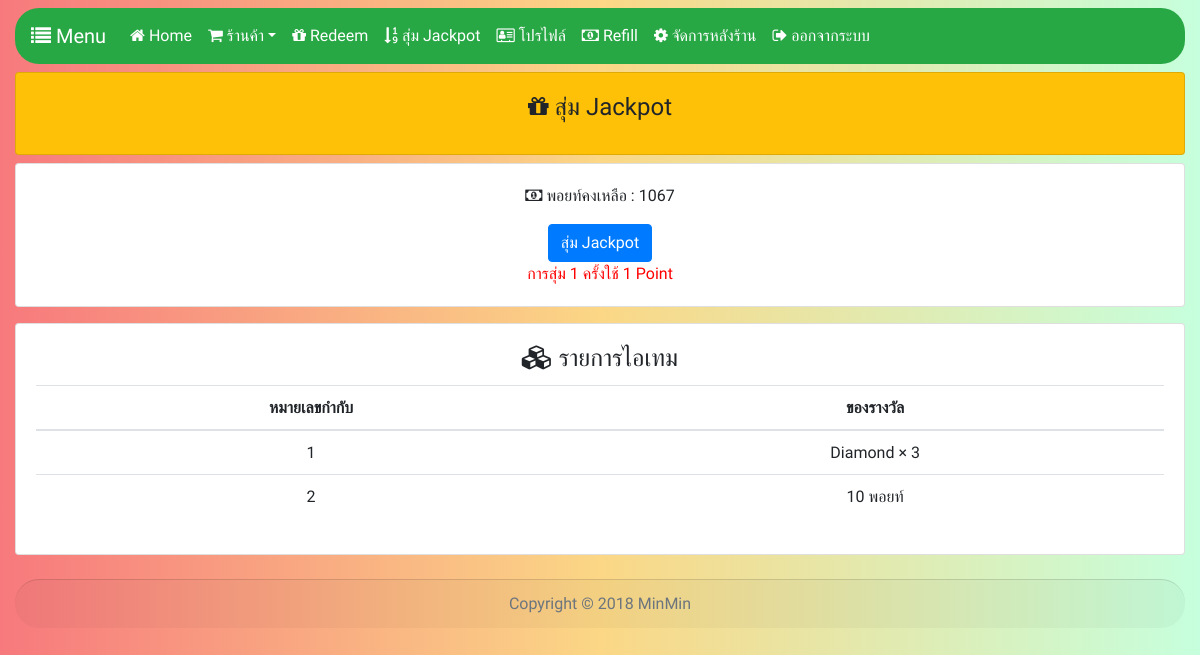
Page /?page=jackpot&server=Survival (signed in) on the earlier database version.
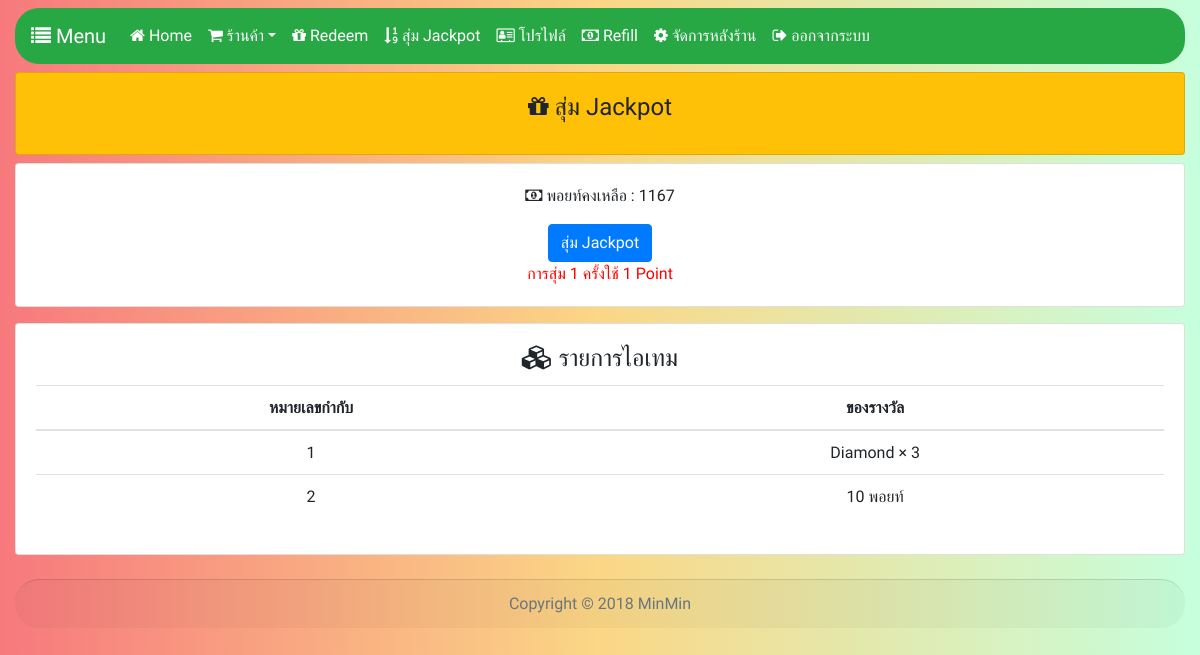
Same page on the later database version.
### tables this page shows
CREATE TABLE `user` (
  `uid` int(10) NOT NULL,
  `username` varchar(255) NOT NULL,
  `password` varchar(255) NOT NULL,
  `point` int(255) NOT NULL,
  `credits` int(11) NOT NULL,
  `avatar` varchar(255) NOT NULL,
  `rank` varchar(255) NOT NULL,
  `admin` varchar(255) NOT NULL DEFAULT 'false'
);

CREATE TABLE `jackpot` (
  `id` int(11) NOT NULL,
  `number` varchar(255) NOT NULL,
  `name` varchar(255) NOT NULL,
  `point` varchar(255) NOT NULL,
  `command` varchar(255) NOT NULL,
  `keynum` varchar(255) NOT NULL
);

### _sys/_config.php (called while the page is built)
<?php
$_config = array();
$_config['db_host'] = 'localhost';
$_config['db_database'] = 'webshop';
$_config['db_user'] = 'root';
$_config['db_password'] = '';
$_config['mc_host'] = '35.200.181.222';
$_config['mc_port'] = '25565';
$_config['mc_password'] = 'abcdefghj';
$_config['mc_timeout'] = '300';

### _sys/_api.php (called while the page is built, shortened)
<?php
require dirname(__FILE__).'/_func.php';
require dirname(__FILE__).'/_config.php';
$api = (object) array(
    'sql' => new PDO('mysql:host='.$_config['db_host'].'; dbname='.$_config['db_database'].';', $_config['db_user'], $_config['db_password']),
    'user' => new User(),
    'redeem' => new Redeem(),
    'jackpot' => new Jackpot(),
    'shop' => new Shop(),
    'wallet' => new WalletAPI(),
    'status' => json_decode(file_get_contents('https://mcapi-th.cf/mcapi/v1/status/api.php?host='.$_config['mc_host'].'&port='.$_config['mc_port'].'')),
);

### _sys/_func.php (called while the page is built, shortened)
<?php
function query($sql, $array = array())
{
    global $api;
    $q = $api->sql->prepare($sql);
    $q->execute($array);
    return $q;
}

### _page/jackpot.php (the view, shortened to what this page needs)
<!doctype html>
<html lang="en">
  <head>
    <link rel="stylesheet" href="https://maxcdn.bootstrapcdn.com/font-awesome/4.7.0/css/font-awesome.min.css">
    <link rel="stylesheet" href="https://stackpath.bootstrapcdn.com/bootstrap/4.1.3/css/bootstrap.min.css">
  </head>
  <body class="font mx-auto col-md-12 mt-2">
      <?php include('menu.php'); ?>
      <?php if(isset($_GET['server'])){ ?>
      <form action="" method="post">
        <div class="card mt-2 bg-warning">
            <div class="card-body">
                <h4 class="card-title text-center"><i class="fa fa-gift" aria-hidden="true"></i> สุ่ม Jackpot</h4>
            </div>
        </div>
      <div class="card mt-2">
          <div class="card-body">
              <p class="card-text text-center"><i class="fa fa-money" aria-hidden="true"></i> พอยท์คงเหลือ : <?php echo $pdo['point']; ?></p>
              <p class="card-text text-center" style="text-align: center;"><button type="submit" name="Random" class="btn btn-primary"<?php if($pdo['point'] <= 0){ echo 'disabled'; }else{ }?>>สุ่ม Jackpot</button><br class="mt-2"/><font color="red">การสุ่ม 1 ครั้งใช้ 1 Point</font></p>
          </div>
      </div>
</form>
      <div class="card mt-2">
    <div class="card-body">
      <h4 class="card-title text-center"><i class="fa fa-cubes" aria-hidden="true"></i> รายการไอเทม</h4>
      <p class="card-text">
        <table class="table text-center col-md-12">
          <thead>
            <tr>
              <th>หมายเลขกำกับ</th>
              <th>ของรางวัล</th>
            </tr>
          </thead>
          <tbody>
            <?php
                  $query = "SELECT * FROM `jackpot`";
                  if($result = query($query)) {
                  while ($row = $result->fetch()){
                ?>
                <tr>
              <td scope="row"><?php echo $row['number']; ?></td>
              <td><?php echo $row['name']; ?></td>
              </tr>
              <?php }} ?>
          </tbody>
        </table>
      </p>
    </div>
  </div>
                  <?php } ?>
  <?php include('footer.php'); ?>
  </body>
</html>

### index.php (shortened to what this page needs)
<link rel="stylesheet" href="_dist/_css/_core.css">
<link href="https://use.fontawesome.com/releases/v5.1.1/css/all.css"  rel="stylesheet">
<body style="background: #C6FFDD; background: -webkit-linear-gradient(to right, #f7797d, #FBD786, #C6FFDD); background: linear-gradient(to right, #f7797d, #FBD786, #C6FFDD); /* W3C, IE 10+/ Edge, Firefox 16+, Chrome 26+, Opera 12+, Safari 7+ */"></body>
<?php
require dirname(__FILE__).'/_sys/_api.php';
if (isset($_SESSION['username'])) {
    $query_a = "SELECT * FROM `user` WHERE `username` = '".$_SESSION['username']."'";
    $query_b = query($query_a);
    $pdo = $query_b->fetch();
}
if (isset($_GET['page'])) {
    $page = '_page/'.$_GET['page'].'.php';
    if (file_exists($page)) {
        include $page;
    } else {
        rdr('?page=index');
    }
}
?>

### _page/menu.php (shortened to what this page needs)
<nav class="navbar navbar-expand-lg navbar-dark bg-success font">
    <a class="navbar-brand color" href="#"><i class="fa fa-list" aria-hidden="true"></i> Menu</a>
    <div class="collapse navbar-collapse " id="collapsibleNavId">
        <ul class="navbar-nav mr-auto mt-2 mt-lg-0">
            <li class="nav-item active color">
                <a class="nav-link color" href="?page=index"><i class="fa fa-home" aria-hidden="true"></i> Home</a>
            </li>
            <li class="nav-item dropdown">
                <a class="nav-link dropdown-toggle active" href="#" id="dropdownId" data-toggle="dropdown" aria-haspopup="true" aria-expanded="false"><i class="fa fa-shopping-cart" aria-hidden="true"></i> ร้านค้า</a>
            </li>
            <li class="nav-item active">
                <a class="nav-link" href="?page=redeem"><i class="fa fa-gift" aria-hidden="true"></i> Redeem</a>
            </li>
            <li class="nav-item active">
                <a class="nav-link" href="?page=jackpot"><i class="fa fa-sort-numeric-asc" aria-hidden="true"></i> สุ่ม Jackpot</a>
            </li>
            <li class="nav-item active">
                <a class="nav-link" href="?page=profile"><i class="fa fa-address-card-o" aria-hidden="true"></i> โปรไฟล์</a>
            </li>
            <li class="nav-item active">
                <a class="nav-link" href="?page=wallet"><i class="fa fa-money" aria-hidden="true"></i> Refill</a>
            </li>
            <?php if ($_SESSION['admin'] == 'true') {
    echo '<li class="nav-item active">
                <a class="nav-link" href="?page=backend"><i class="fa fa-cog" aria-hidden="true"></i> จัดการหลังร้าน</a>
            </li>';
} else {
}
?>
            <li class="nav-item active color">
                <a class="nav-link color" href="?page=logout"><i class="fa fa-sign-out" aria-hidden="true"></i> ออกจากระบบ</a>
            </li>
        </ul>
</nav>

### _page/footer.php
<div class="card-footer text-muted font text-center mt-4">
      Copyright © 2018 MinMin
    </div>

Differences in the rows shown:
changed user: point "1067" → "1167"
